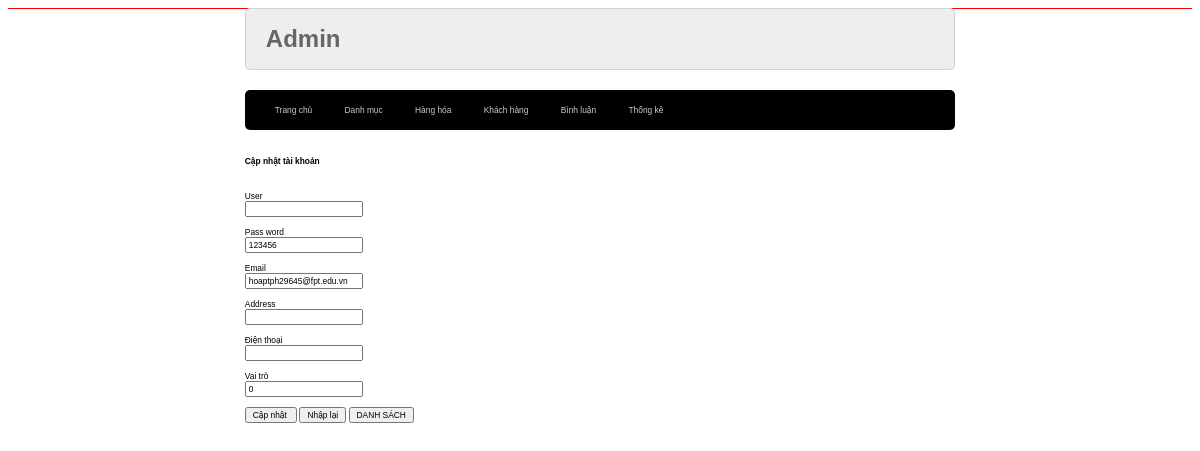
The app's page /admin/index.php?act=suatk&id=8 with its own data.
### tables this page shows
CREATE TABLE `taikhoan` (
  `id` int(10) NOT NULL,
  `user` varchar(255) NOT NULL,
  `pass` varchar(255) NOT NULL,
  `email` varchar(255) NOT NULL,
  `address` varchar(255) DEFAULT NULL,
  `tel` varchar(50) DEFAULT NULL,
  `role` tinyint(10) NOT NULL DEFAULT 0
);

### model/pdo.php (called while the page is built, shortened)
<?php
function pdo_get_connection(){
    $dburl = "mysql:host=localhost;dbname=duanmau2023;harset=utf8";
    $username = 'root';
    $password = '';
    $conn = new PDO($dburl, $username, $password);
    $conn->setAttribute(PDO::ATTR_ERRMODE, PDO::ERRMODE_EXCEPTION);
    return $conn;
}
function pdo_query_one($sql){
    $sql_args = array_slice(func_get_args(), 1);
    try{
        $conn = pdo_get_connection();
        $stmt = $conn->prepare($sql);
        $stmt->execute($sql_args);
        $row = $stmt->fetch(PDO::FETCH_ASSOC);
        return $row;
    }
    catch(PDOException $e){
        throw $e;
    }
    finally{
        unset($conn);
    }
}

### model/taikhoan.php (called while the page is built, shortened)
<?php
    function loadone_taikhoan($id){
        $sql=" select * from taikhoan where id=".$id;
        $sp=pdo_query_one($sql);
        return $sp;
    }
?>

### admin/taikhoan/update.php (the view, shortened to what this page needs)
<?php
if(is_array($taikhoan)){
    extract($taikhoan);
}
?>
<div class="row">
            <div class="row frmtitle">
                <h1>Cập nhật tài khoản</h1>
            </div>
            <div class="row frmcontent">
                <form action="index.php?act=updatetk" method="post" >
                    <div class="row mb10">
                       <br>
                    </div>
                    <div class="row mb10">
                        User <br>
                        <input type="text" name="user" value="<?=$user?>">
                    </div>
                    <div class="row mb10">
                        Pass word <br>
                        <input type="text" name="pass" value="<?=$pass?>">
                    </div>
                    <div class="row mb10">
                      Email <br>
                        <input type="text" name="email" value="<?=$email?>">
                    </div>
                    <div class="row mb10">
                       Address <br>
                       <input type="text" name="address" value="<?=$address?>">
                    </div>
                    <div class="row mb10">
                       Điện thoại <br>
                       <input type="text" name="tel" value="<?=$tel?>">
                    </div>
                    <div class="row mb10">
                       Vai trò <br>
                       <input type="text" name="role" value="<?=$role?>">
                    </div>
                    <div class="row mb10">
                        <input type="submit" name="capnhat" value="Cập nhật ">
                        <input type="reset" value="Nhập lại">
                        <a href="index.php?act=listtk"> <input type="button" value="DANH SÁCH"></a>
                    </div>
                </form>
            </div>
            </div>
</div>

### views/css/style.css (style rules this page uses)
* { box-sizing: border-box; font-family: sans-serif; font-size: 0.7vw; }
.row { float: left; width: 100%; }
.mb10 { margin-bottom: 10px; }

### records on screen
taikhoan: pass "123456", email "hoaptph29645@fpt.edu.vn", role "0"
